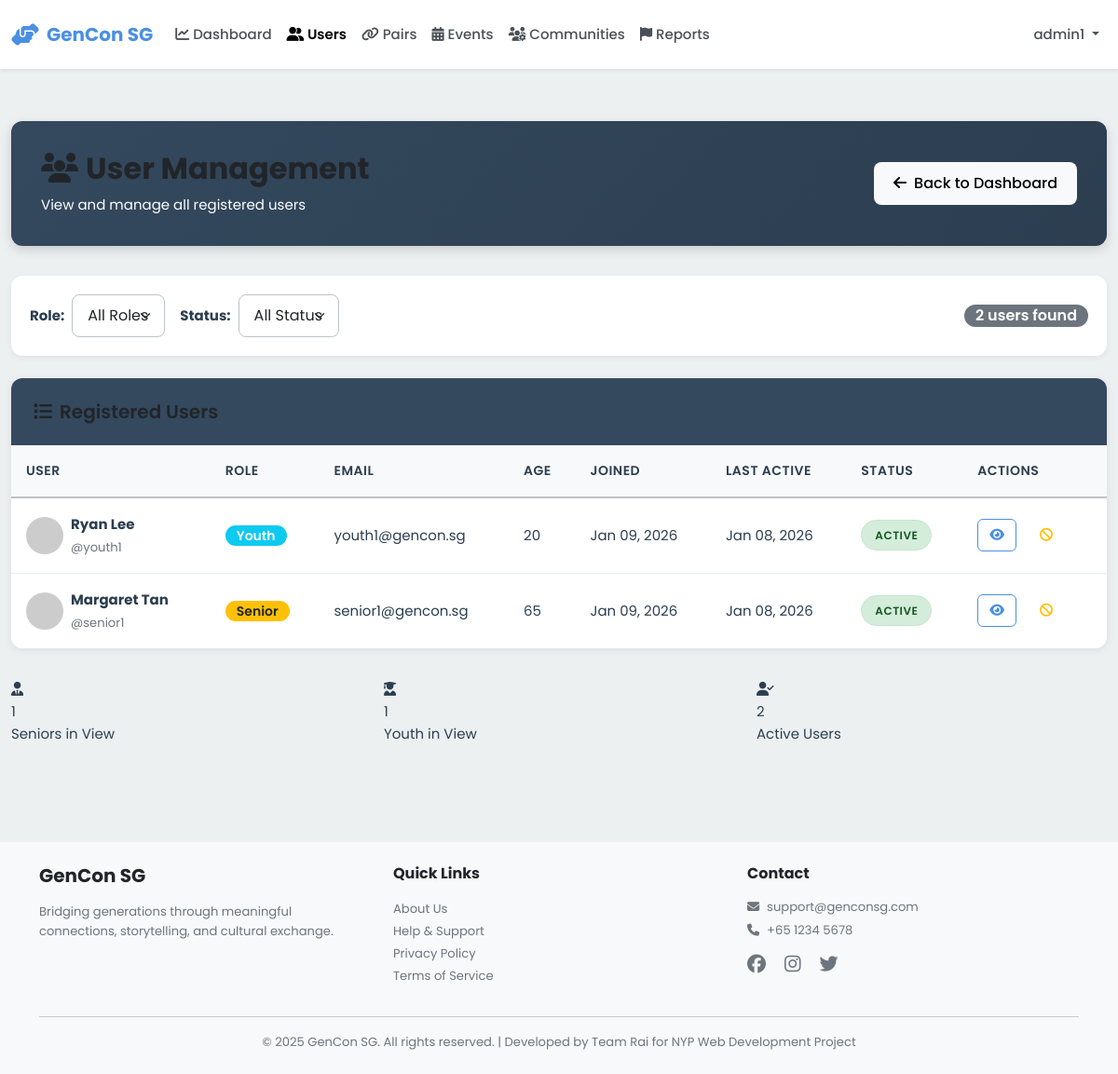
Before: /admin/users (signed in) with the older database file.
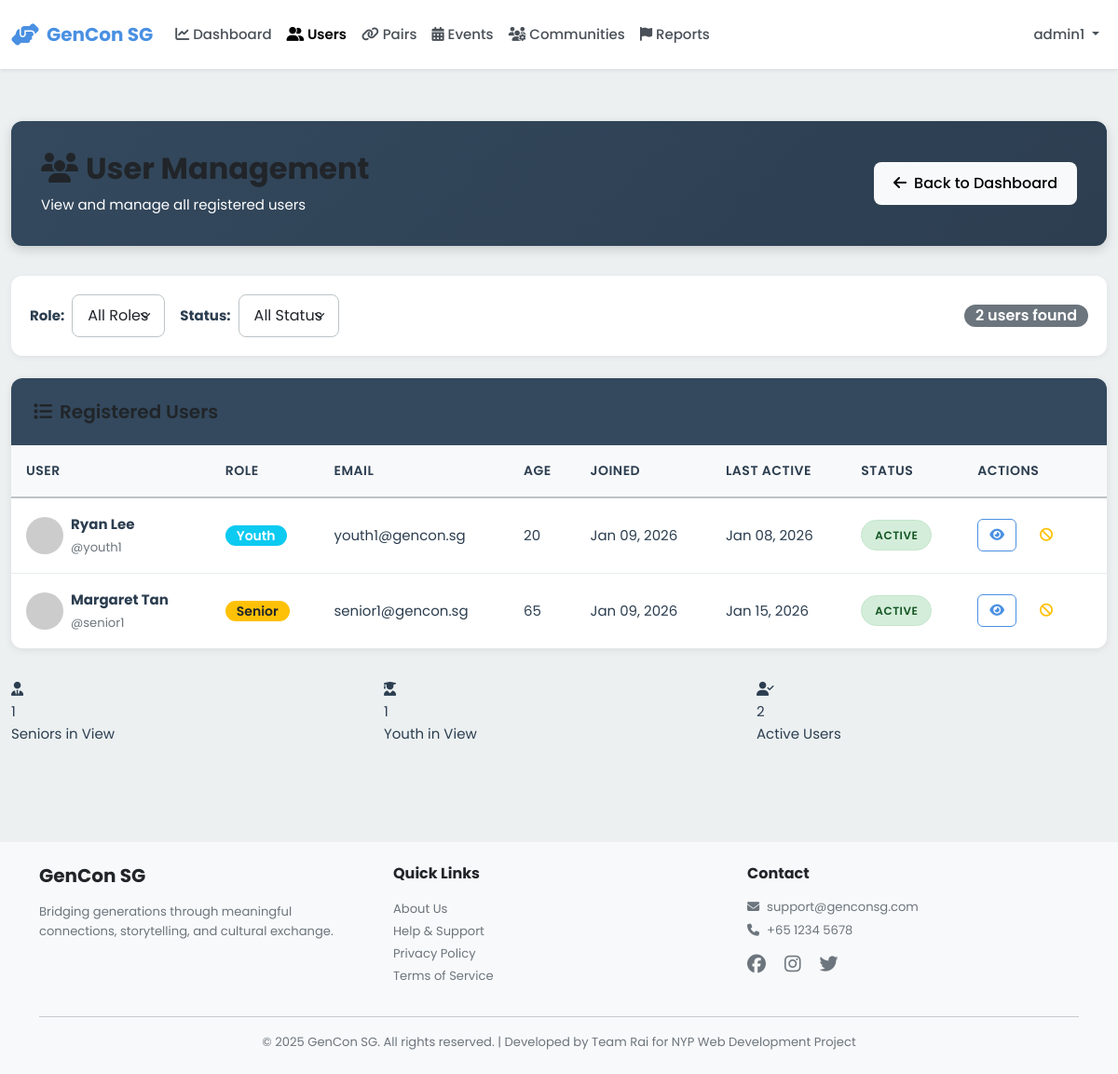
After: the same page with the newer database file.
### models.py (models this page shows, shortened)
class User(db.Model):
    __tablename__ = 'users'
    id = db.Column(db.Integer, primary_key=True)
    username = db.Column(db.String(80), unique=True, nullable=False, index=True)
    password_hash = db.Column(db.String(255), nullable=False)
    email = db.Column(db.String(120), unique=True, nullable=False, index=True)
    full_name = db.Column(db.String(120), nullable=False)
    phone = db.Column(db.String(20))
    age = db.Column(db.Integer, nullable=False)
    role = db.Column(db.String(20), nullable=False)  # 'senior', 'youth', or 'admin'
    profile_picture = db.Column(db.String(255), default='default-avatar.png')
    interests_json = db.Column(db.Text)  # Stores interests as JSON array
    languages_json = db.Column(db.Text)  # Stores languages as JSON array
    accessibility_settings_json = db.Column(db.Text)  # Stores settings as JSON object
    created_at = db.Column(db.DateTime, default=datetime.utcnow, nullable=False)
    last_active = db.Column(db.DateTime, default=datetime.utcnow, nullable=False)
    is_active = db.Column(db.Boolean, default=True)
    stories = db.relationship('Story', back_populates='user', lazy='dynamic')
    sent_messages = db.relationship('Message', foreign_keys='Message.sender_id',
                                   back_populates='sender', lazy='dynamic')
    received_messages = db.relationship('Message', foreign_keys='Message.recipient_id',
                                       back_populates='recipient', lazy='dynamic')
    senior_pairs = db.relationship('Pair', foreign_keys='Pair.senior_id',
                                   back_populates='senior', lazy='dynamic')
    youth_pairs = db.relationship('Pair', foreign_keys='Pair.youth_id',
                                 back_populates='youth', lazy='dynamic')
    streak = db.relationship('Streak', back_populates='user', uselist=False)
    badges = db.relationship('Badge', back_populates='user', lazy='dynamic')
    checkins = db.relationship('Checkin', back_populates='user', lazy='dynamic')
    @property
    def interests(self):
        """Get interests as Python list from JSON string."""
        if self.interests_json:
            return json.loads(self.interests_json)
        return []
    @interests.setter
    def interests(self, value):
        """Set interests from Python list, store as JSON string."""
        self.interests_json = json.dumps(value)
    @property
    def languages(self):
        """Get languages as Python list from JSON string."""
        if self.languages_json:
            return json.loads(self.languages_json)
        return []
    @languages.setter
    def languages(self, value):
        """Set languages from Python list, store as JSON string."""
        self.languages_json = json.dumps(value)
    @property
    def accessibility_settings(self):
        """Get accessibility settings as Python dict from JSON string."""
        if self.accessibility_settings_json:
            return json.loads(self.accessibility_settings_json)
        return {}

### blueprints/admin.py (the view)
@admin_bp.route('/users')
@admin_required
def users():
    role_filter = request.args.get('role', 'all')
    status_filter = request.args.get('status', 'all')
    query = User.query.filter(User.role != 'admin')
    if role_filter != 'all':
        query = query.filter_by(role=role_filter)
    if status_filter == 'active':
        query = query.filter_by(is_active=True)
    elif status_filter == 'inactive':
        query = query.filter_by(is_active=False)
    users = query.order_by(User.created_at.desc()).all()
    return render_template('admin/users.html',
                         users=users,
                         role_filter=role_filter,
                         status_filter=status_filter)

### app.py (called while the page is built)
@app.context_processor
def inject_user():
    return dict(session=session)

### blueprints/admin.py (called while the page is built)
def admin_required(f):
    @wraps(f)
    def decorated_function(*args, **kwargs):
        if 'user_id' not in session:
            flash('Please login to access this page', 'warning')
            return redirect(url_for('auth.login', role='admin'))
        if session.get('role') != 'admin':
            flash('Access denied. Admin privileges required.', 'danger')
            return redirect(url_for('index'))
        return f(*args, **kwargs)
    return decorated_function

### templates/admin/users.html (shortened to what the changed rows need)
{% extends "base.html" %}
{% block extra_css %}
<link rel="stylesheet" href="{{ url_for('static', filename='css/admin.css') }}">
{% endblock %}
{% block content %}
<div class="container-fluid py-4">
    <div class="admin-header">
        <div class="d-flex justify-content-between align-items-center">
            <div>
                <h1><i class="fas fa-users me-2"></i>User Management</h1>
            </div>
        </div>
    </div>
    <div class="data-table-container">
        {% if users %}
        <table class="data-table">
            <thead>
                <tr>
                    <th>User</th>
                    <th>Role</th>
                    <th>Email</th>
                    <th>Age</th>
                    <th>Joined</th>
                    <th>Last Active</th>
                    <th>Status</th>
                    <th>Actions</th>
                </tr>
            </thead>
            <tbody>
                {% for user in users %}
                <tr>
                    <td>
                        <div class="d-flex align-items-center gap-2">
                            <img src="{{ url_for('static', filename='images/' + (user.profile_picture or 'default-avatar.png')) }}"
                                 alt="Avatar"
                                 class="rounded-circle"
                                 style="width: 40px; height: 40px; object-fit: cover;"
                                 onerror="this.src='https://ui-avatars.com/api/?name={{ user.full_name }}&background=random'">
                            <div>
                                <div class="fw-bold">{{ user.full_name }}</div>
                                <small class="text-muted">@{{ user.username }}</small>
                            </div>
                        </div>
                    </td>
                    <td>
                        <span class="badge {% if user.role == 'senior' %}bg-warning text-dark{% else %}bg-info{% endif %}">
                            {{ user.role|capitalize }}
                        </span>
                    </td>
                    <td>{{ user.email }}</td>
                    <td>{{ user.age }}</td>
                    <td>{{ user.created_at.strftime('%b %d, %Y') }}</td>
                    <td>{{ user.last_active.strftime('%b %d, %Y') }}</td>
                    <td>
                        {% if user.is_active %}
                        <span class="status-badge active">Active</span>
                        {% else %}
                        <span class="status-badge inactive">Inactive</span>
                        {% endif %}
                    </td>
                    <td>
                        <a href="{{ url_for('admin.user_detail', user_id=user.id) }}"
                           class="btn btn-sm btn-outline-primary table-action-btn"
                           title="View Details">
                            <i class="fas fa-eye"></i>
                        </a>
                        <button class="btn btn-sm btn-outline-warning table-action-btn"
                                title="Toggle Status"
                                onclick="toggleUserStatus({{ user.id }})">
                            <i class="fas fa-ban"></i>
                        </button>
                    </td>
                </tr>
                {% endfor %}
            </tbody>
        </table>
        {% else %}
        <div class="text-center py-5">
            <i class="fas fa-users fa-3x text-muted mb-3"></i>
            <h5 class="text-muted">No users found</h5>
            <p class="text-muted">Try adjusting your filters</p>
        </div>
        {% endif %}
    </div>
</div>
{% endblock %}

Changed rows visible on the page:
changed User "Margaret Tan": last_active "Jan 08, 2026" → "Jan 15, 2026"
